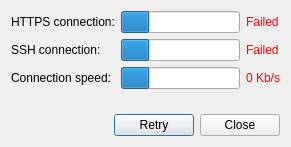
<?xml version="1.0" encoding="UTF-8"?>
<ui version="4.0">
 <class>ConTest</class>
 <widget class="QDialog" name="ConTest">
  <property name="geometry">
   <rect>
    <x>0</x>
    <y>0</y>
    <width>291</width>
    <height>147</height>
   </rect>
  </property>
  <property name="windowTitle">
   <string>Connectivity test</string>
  </property>
  <layout class="QVBoxLayout" name="verticalLayout_4">
   <item>
    <layout class="QHBoxLayout" name="horizontalLayout">
     <item>
      <layout class="QVBoxLayout" name="verticalLayout">
       <item>
        <widget class="QLabel" name="label">
         <property name="text">
          <string>HTTPS connection:</string>
         </property>
        </widget>
       </item>
       <item>
        <widget class="QLabel" name="label_2">
         <property name="text">
          <string>SSH connection:</string>
         </property>
        </widget>
       </item>
       <item>
        <widget class="QLabel" name="label_3">
         <property name="text">
          <string>Connection speed:</string>
         </property>
        </widget>
       </item>
      </layout>
     </item>
     <item>
      <layout class="QVBoxLayout" name="verticalLayout_2">
       <item>
        <widget class="QProgressBar" name="prhttps">
         <property name="value">
          <number>24</number>
         </property>
         <property name="textVisible">
          <bool>false</bool>
         </property>
         <property name="invertedAppearance">
          <bool>false</bool>
         </property>
        </widget>
       </item>
       <item>
        <widget class="QProgressBar" name="prssh">
         <property name="value">
          <number>24</number>
         </property>
         <property name="textVisible">
          <bool>false</bool>
         </property>
        </widget>
       </item>
       <item>
        <widget class="QProgressBar" name="prspeed">
         <property name="value">
          <number>24</number>
         </property>
         <property name="textVisible">
          <bool>false</bool>
         </property>
        </widget>
       </item>
      </layout>
     </item>
     <item>
      <layout class="QVBoxLayout" name="verticalLayout_3">
       <item>
        <widget class="QLabel" name="lhttps">
         <property name="palette">
          <palette>
           <active>
            <colorrole role="WindowText">
             <brush brushstyle="SolidPattern">
              <color alpha="255">
               <red>255</red>
               <green>0</green>
               <blue>0</blue>
              </color>
             </brush>
            </colorrole>
           </active>
           <inactive>
            <colorrole role="WindowText">
             <brush brushstyle="SolidPattern">
              <color alpha="255">
               <red>255</red>
               <green>0</green>
               <blue>0</blue>
              </color>
             </brush>
            </colorrole>
           </inactive>
           <disabled>
            <colorrole role="WindowText">
             <brush brushstyle="SolidPattern">
              <color alpha="255">
               <red>146</red>
               <green>145</green>
               <blue>144</blue>
              </color>
             </brush>
            </colorrole>
           </disabled>
          </palette>
         </property>
         <property name="text">
          <string>Failed</string>
         </property>
        </widget>
       </item>
       <item>
        <widget class="QLabel" name="lssh">
         <property name="palette">
          <palette>
           <active>
            <colorrole role="WindowText">
             <brush brushstyle="SolidPattern">
              <color alpha="255">
               <red>255</red>
               <green>0</green>
               <blue>0</blue>
              </color>
             </brush>
            </colorrole>
           </active>
           <inactive>
            <colorrole role="WindowText">
             <brush brushstyle="SolidPattern">
              <color alpha="255">
               <red>255</red>
               <green>0</green>
               <blue>0</blue>
              </color>
             </brush>
            </colorrole>
           </inactive>
           <disabled>
            <colorrole role="WindowText">
             <brush brushstyle="SolidPattern">
              <color alpha="255">
               <red>146</red>
               <green>145</green>
               <blue>144</blue>
              </color>
             </brush>
            </colorrole>
           </disabled>
          </palette>
         </property>
         <property name="text">
          <string>Failed</string>
         </property>
        </widget>
       </item>
       <item>
        <widget class="QLabel" name="lspeed">
         <property name="palette">
          <palette>
           <active>
            <colorrole role="WindowText">
             <brush brushstyle="SolidPattern">
              <color alpha="255">
               <red>255</red>
               <green>0</green>
               <blue>0</blue>
              </color>
             </brush>
            </colorrole>
           </active>
           <inactive>
            <colorrole role="WindowText">
             <brush brushstyle="SolidPattern">
              <color alpha="255">
               <red>255</red>
               <green>0</green>
               <blue>0</blue>
              </color>
             </brush>
            </colorrole>
           </inactive>
           <disabled>
            <colorrole role="WindowText">
             <brush brushstyle="SolidPattern">
              <color alpha="255">
               <red>146</red>
               <green>145</green>
               <blue>144</blue>
              </color>
             </brush>
            </colorrole>
           </disabled>
          </palette>
         </property>
         <property name="text">
          <string>0 Kb/s</string>
         </property>
        </widget>
       </item>
      </layout>
     </item>
    </layout>
   </item>
   <item>
    <spacer name="verticalSpacer">
     <property name="orientation">
      <enum>Qt::Vertical</enum>
     </property>
     <property name="sizeHint" stdset="0">
      <size>
       <width>20</width>
       <height>4</height>
      </size>
     </property>
    </spacer>
   </item>
   <item>
    <widget class="QDialogButtonBox" name="buttonBox">
     <property name="orientation">
      <enum>Qt::Horizontal</enum>
     </property>
     <property name="standardButtons">
      <set>QDialogButtonBox::Close|QDialogButtonBox::Retry</set>
     </property>
    </widget>
   </item>
  </layout>
 </widget>
 <resources/>
 <connections>
  <connection>
   <sender>buttonBox</sender>
   <signal>rejected()</signal>
   <receiver>ConTest</receiver>
   <slot>reject()</slot>
   <hints>
    <hint type="sourcelabel">
     <x>281</x>
     <y>132</y>
    </hint>
    <hint type="destinationlabel">
     <x>286</x>
     <y>146</y>
    </hint>
   </hints>
  </connection>
  <connection>
   <sender>buttonBox</sender>
   <signal>accepted()</signal>
   <receiver>ConTest</receiver>
   <slot>start()</slot>
   <hints>
    <hint type="sourcelabel">
     <x>242</x>
     <y>122</y>
    </hint>
    <hint type="destinationlabel">
     <x>4</x>
     <y>84</y>
    </hint>
   </hints>
  </connection>
 </connections>
 <slots>
  <slot>start()</slot>
 </slots>
</ui>
